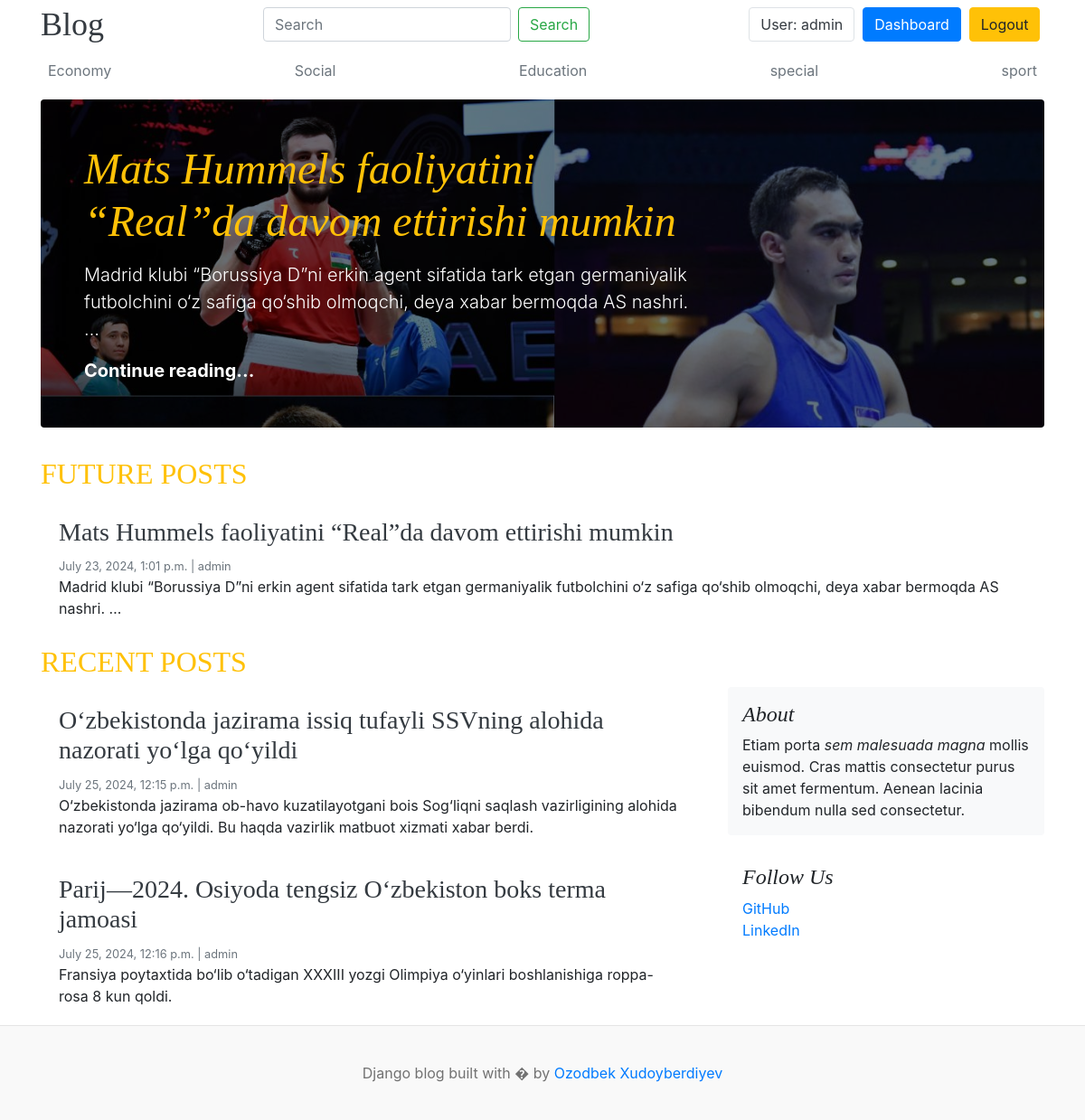
The app's page / (signed in) with its own data.
### blogs/models.py (models this page shows, shortened)
class Category(models.Model):
    name = models.CharField(max_length=100)
    created_at = models.DateTimeField(auto_now_add=True)
    updated_at = models.DateTimeField(auto_now=True)
    def __str__(self) -> str:
        return self.name
    class Meta:
        verbose_name_plural="Categories"
        verbose_name="Category"

class Blog(models.Model):
    title = models.CharField(max_length=200)
    slug = models.SlugField(unique=True, null=False)
    category = models.ForeignKey(Category, on_delete=models.SET_NULL, null=True)
    author = models.ForeignKey(User, on_delete=models.SET_NULL, null=True)
    featured_image = models.ImageField(upload_to='uploads/%Y/%m/%d')
    short_description = models.CharField(max_length=200)
    body = models.TextField(max_length=2000)
    status = models.IntegerField(choices=STATUS_CHOICES, default=0)
    is_featured = models.BooleanField(default=False)
    created_at = models.DateTimeField(auto_now_add=True)
    updated_at = models.DateTimeField(auto_now=True)

### blog_site/views.py (the view)
# urls.py: 2. Add a URL to urlpatterns:  path('', views.home, name='home')
def home(request):
    posts = Blog.objects.filter(is_featured=True,status=1)
    blogs = Blog.objects.filter(is_featured=False,status=1)
    context = {
        'posts':posts,
        'blogs':blogs
    }
    return render(request, "home.html",context)

### blogs/context_processor.py (called while the page is built)
def get_categories(request):
    categories = Category.objects.all()
    return {'categories':categories}

### settingapp/context_processor.py (called while the page is built)
def get_social_links(request):
    social_links = Social_links.objects.all()
    return {'social_links':social_links}

### template/home.html
{% extends 'base.html' %}
 {% load static %}
 {% block content %}
 {% for post in posts %} {% if forloop.first %}
<div
  class="jumbotron p-3 p-md-5 text-white rounded bg-dark"
  style="
          background-image: url({{post.featured_image.url}});
          background-blend-mode: overlay;
          background-size: cover;
        "
>
  <div class="col-md-8 px-0">
    <h1 class="display-4 font-italic"><a href="{% url 'single_blog' post.slug %}" class="text-warning">{{post.title}}</a></h1>
    <p class="lead my-3">{{post.short_description |truncatewords:20 }}</p>
    <p class="lead mb-0">
      <a href="{% url 'single_blog' post.slug %}" class="text-white font-weight-bold">Continue reading...</a>
    </p>
  </div>
</div>
{% endif %} {% endfor %}
<h2 class="text-uppercase text-warning">Future Posts</h2>
<div class="row mb-2">
  {% for post in posts %} {% if forloop.first %}
  <div class="col-md-12">
    <div class="card border-0">
      <div class="card-body">
        <h3><a href="{% url 'single_blog' post.slug %}" class="text-dark">{{post.title}}</a></h3>
        <small class="mb-1 text-muted"
          >{{post.created_at}} | {{post.author}}</small
        >
        <p class="card-text">{{post.short_description | truncatewords:20}}</p>
      </div>
    </div>
  </div>
  {% endif %} {% endfor %}
</div>
<h2 class="text-uppercase text-warning">Recent Posts</h2>
<main role="main" class="container p-0">
  <div class="row">
    <div class="col-md-8 blog-main">
      {% for post in blogs %}
      <div class="card border-0">
        <div class="card-body">
          <h3><a href="{% url 'single_blog' post.slug %}" class="text-dark">{{post.title}}</a></h3>
          <small class="mb-1 text-muted"
            >{{post.created_at}} | {{post.author}}</small
          >
          <p class="card-text">{{post.short_description | truncatewords:20}}</p>
        </div>
      </div>
      {% endfor %}
    </div>
    <aside class="col-md-4 blog-sidebar">
      <div class="p-3 mb-3 bg-light rounded">
        <h4 class="font-italic">About</h4>
        <p class="mb-0">
          Etiam porta <em>sem malesuada magna</em> mollis euismod. Cras mattis
          consectetur purus sit amet fermentum. Aenean lacinia bibendum nulla
          sed consectetur.
        </p>
      </div>
      <div class="p-3">
        <h4 class="font-italic">Follow Us</h4>
        <ol class="list-unstyled">
          <li><a href="#">GitHub</a></li>
          <li><a href="#">LinkedIn</a></li>
        </ol>
      </div>
    </aside>
  </div>
</main>
{% endblock %}

### template/base.html (shortened to what this page needs)
{% load static %}
<!DOCTYPE html>
<html lang="en">
  <head>
    <link
      href="https://getbootstrap.com/docs/4.0/dist/css/bootstrap.min.css"
      rel="stylesheet"
    />
    <link href="{% static 'css/blog.css' %}" rel="stylesheet" />
  </head>
  <body>
    <div class="container">
      <nav class="navbar navbar-expand-lg navbar-light p-0 bg-white">
        <div class="m-0">
          <a class="blog-header-logo text-dark ml-0" href="/">Blog</a>
        </div>
        <div class="collapse navbar-collapse" id="navbarSupportedContent">
          <form action="{% url 'search' %}" method="get" class="form-inline my-2 my-lg-0 ml-auto">
            <input
              class="form-control mr-sm-2"
              type="search"
              placeholder="Search"
              aria-label="Search"
              name="keyword"
              value="{{keyword}}"
            />
            <button class="btn btn-outline-success my-2 my-sm-0" type="submit">
              Search
            </button>
          </form>
          <ul class="navbar-nav ml-auto">
            {% if user.is_authenticated %}
            <a class="btn text-dark border " href="#">User:&nbsp;{{user}}</a>
            <a class="btn btn-primary " href="{% url 'dashboard' %}">Dashboard</a>
            <a class="btn  btn-warning" href="{% url 'logout' %}"
              >Logout</a
            >
            {% endif %}
          </ul>
        </div>
      </nav>
      <div class="nav-scroller py-1 mb-2">
        <nav class="nav d-flex justify-content-between">
          {% for category in categories %}
          <a
            class="p-2 text-muted"
            href="{% url 'posts_by_category' category.id %}"
            >{{category}}</a
          >
          {% endfor %}
        </nav>
      </div>
      {% block content %} {% endblock %}
    </div>
    <footer class="blog-footer">
      <p>Django blog built with � by <a href="#">Ozodbek Xudoyberdiyev</a></p>
    </footer>
  </body>
</html>

### blog_site/static/css/blog.css (style rules this page uses)
.blog-header-logo { font-family: "Playfair Display", Georgia, "Times New Roman", serif; font-size: 2.25rem; }
h1, h2, h3, h4, h5, h6 { font-family: "Playfair Display", Georgia, "Times New Roman", serif; }
.display-4 { font-size: 2.5rem; }
@media (min-width: 768px) { .display-4 { font-size: 3rem; } }
.blog-footer { padding: 2.5rem 0; color: #727272; text-align: center; background-color: #f9f9f9; border-top: .05rem solid #e5e5e5; }
.blog-footer p:last-child { margin-bottom: 0; }

### records on screen
Category: name "Economy"
Category: name "Social"
Category: name "Education"
Category: name "special"
Category: name "sport"
Blog: featured_image (picture), title "Mats Hummels faoliyatini “Real”da davom ettirishi mumkin", short_description "Madrid klubi “Borussiya D”ni erkin agent sifatida tark etgan germaniyalik futbolchini o‘z safiga qo‘shib olmoqchi, deya xabar bermoqda AS nashri. …", created_at "July 23, 2024, 1:01 p.m.", author "admin"
Blog: title "O‘zbekistonda jazirama issiq tufayli SSVning alohida nazorati yo‘lga qo‘yildi", created_at "July 25, 2024, 12:15 p.m.", author "admin", short_description "O‘zbekistonda jazirama ob-havo kuzatilayotgani bois Sog‘liqni saqlash vazirligining alohida nazorati yo‘lga qo‘yildi. Bu haqda vazirlik matbuot xizmati xabar berdi."
Blog: title "Parij—2024. Osiyoda tengsiz O‘zbekiston boks terma jamoasi", created_at "July 25, 2024, 12:16 p.m.", author "admin", short_description "Fransiya poytaxtida bo‘lib o‘tadigan XXXIII yozgi Olimpiya o‘yinlari boshlanishiga roppa-rosa 8 kun qoldi."

### other values on screen
{{ user }} "admin"
